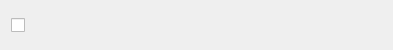
<?xml version="1.0" encoding="UTF-8"?>
<ui version="4.0">
 <class>_widget_top</class>
 <widget class="QWidget" name="_widget_top">
  <property name="geometry">
   <rect>
    <x>0</x>
    <y>0</y>
    <width>393</width>
    <height>50</height>
   </rect>
  </property>
  <property name="minimumSize">
   <size>
    <width>30</width>
    <height>30</height>
   </size>
  </property>
  <property name="windowTitle">
   <string>Param</string>
  </property>
  <layout class="QVBoxLayout" name="verticalLayout">
   <item>
    <layout class="QHBoxLayout" name="_layout_h" stretch="4,6">
 <!--      <item>
      <widget class="QLabel" name="_paramname">
       <property name="minimumSize">
        <size>
         <width>100</width>
         <height>20</height>
        </size>
       </property>
       <property name="text">
        <string>TextLabel</string>
       </property>
       <property name="alignment">
        <set>Qt::AlignRight|Qt::AlignTrailing|Qt::AlignVCenter</set>
       </property>
      </widget>  
     </item> -->
     <item>
      <widget class="QCheckBox" name="_checkbox">
       <property name="minimumSize">
        <size>
         <width>30</width>
         <height>20</height>
        </size>
       </property>
       <property name="text">
        <string></string>
       </property>
      </widget>
     </item>
    </layout>
   </item>
  </layout>
 </widget>
 <resources/>
 <connections/>
</ui>
